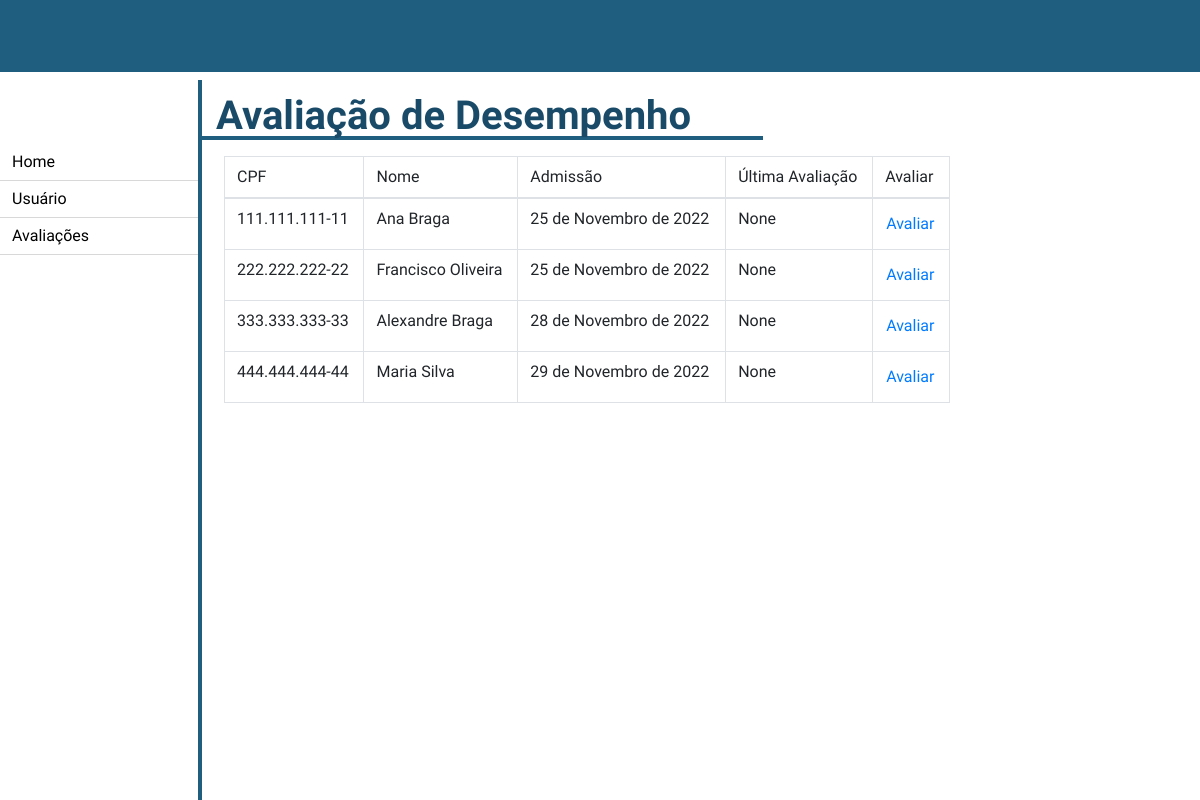
The page /recursos_humanos/avaliacao_desempenho/ on the database its author committed.
### recursos_humanos/models.py (models this page shows, shortened)
class Usuario(models.Model):
    FUNCAO = (
        ('presidente', "Presidente"),
        ('diretos', "Diretor"),
        ('gerente', "Gerente"),
        ('chefe', "Chefe"),
        ('colaborador', "Colaborador"),
        ('cedido', "Cedido a outro orgão"),
        ('recursos_humanos', "Recursos Humanos"),
    )
    CLASSE = (
        ('classe1', "Classe 1"),
        ('classe2', "Classe 2"),
        ('classe3', "Classe 3"),
    )
    NIVEL = (
        ('', '----'),
        ('i', "I"),
        ('ii', "II"),
        ('iii', "III"),
        ('iv', "IV"),
        ('v', "V"),
        ('vi', "VI"),
        ('vii', "VII"),
        ('viii', "VIII"),
        ('ix', "IX"),
        ('x', "X"),
        ('xi', "XI"),
        ('xii', "XII"),
    )
    nome = models.CharField(max_length=100, blank=False, null=False)
    senha = models.CharField(max_length=20, blank=False, null=False)
    email = models.EmailField(blank=False, null=False)
    cpf = models.CharField(max_length=14, blank=False, null=False)
    data_criacao_usuario = models.DateField(default=datetime.now, blank=False, null=False)
    data_atualizacao_usuario = models.DateField(blank=True, null=True)
    data_exclusao_usuario = models.DateField(blank=True, null=True)
    ultima_avaliacao = models.DateField(blank=True, null=True)
    setor = models.CharField(max_length=50)
    cargo = models.CharField(max_length=50)
    funcao = models.CharField(max_length=20, choices=FUNCAO)
    classe = models.CharField(max_length=20, choices=CLASSE)
    nivel = models.CharField(max_length=5, choices=NIVEL)
    gerencia = models.ForeignKey('Gerencia', on_delete=models.CASCADE)
    diretoria = models.ForeignKey('Diretoria', on_delete=models.CASCADE)
    efetivo = models.BooleanField(default=False)
    inativo = models.BooleanField(default=False)
    meritos = models.ManyToManyField(FatorDesempenhoMerito, blank=True)
    demeritos = models.ManyToManyField(FatorDesempenhoDemerito, blank=True)
    avaliacoes = models.ManyToManyField(AvaliacaoDesempenho, blank=True)
    class Meta:
        verbose_name = "Usuário"

### recursos_humanos/views.py (the view)
# urls.py: path('avaliacao_desempenho/', views.avaliacao_desempenho, name='avaliacao_desempenho'),
def avaliacao_desempenho(request):
    usuarios = Usuario.objects.all()
    return render(request, "recursos_humanos/avaliacao_desempenho.html", {'usuarios': usuarios})

### templates/recursos_humanos/avaliacao_desempenho.html
{% extends './home.html' %}
{% block 'conteudo' %}
<div class="col col-9 m-0 p-0">
    <h1 class="border-bottom-blue pl-3 w-75 font-weight-bold">Avaliação de Desempenho</h1>
    <form class="form mt-3 ml-4">
        <div class="input-group mb-3">
            <table class="table table-bordered">
                <thead>
                    <tr>
                        <th scope="col">CPF</th>
                        <th scope="col">Nome</th>
                        <th scope="col">Admissão</th>
                        <th scope="col">Última Avaliação</th>
                        <th scope="col">Avaliar</th>
                    </tr>
                </thead>
                <tbody>
                    {% for usuario in usuarios %}
                    <tr>
                        <td>{{ usuario.cpf }}</th>
                        <td>{{ usuario.nome }}</td>
                        <td>{{ usuario.data_criacao_usuario }}</td>
                        <td>{{ usuario.ultima_avaliacao }}</td>
                        <td>
                            <a href="{% url 'avaliar_usuario' usuario.id %}" class="btn btn-link p-0">Avaliar</a>
                        </td>
                    </tr>
                    {% endfor %}
                </tbody>
            </table>
        </div>
    </form>
</div>
{% endblock %}

### locallibrary/static/avaliacao360/css/style.css (style rules this page uses)
html, body, div, span, applet, object, iframe, h1, h2, h3, h4, h5, h6, p, blockquote, pre, a, abbr, acronym, address, big, cite, code, del, dfn, em, img, ins, kbd, q, s, samp, small, strike, b, sub, sup, tt, var, b, u, i, center, dl, dt, dd, ol, ul, li, fieldset, form, label, legend, table, caption, tbody, tfoot, thead, tr, th, td, article, aside, canvas, details, embed, figure, figcaption, footer, header, hgroup, menu, nav, output, ruby, section, summary, time, mark, audio, video { margin: 0; padding: 0; border: 0; font-size: 100%; font: inherit; vertical-align: baseline; font-family: 'Rhodium Libre', serif; }
body { line-height: 1; }
table { border-collapse: collapse; border-spacing: 0; }
h1 { color: #194b69; border-bottom-width: 4px; border-bottom-style: solid; border-bottom-color: #205e7f; font-size: 2.5em; }

### rows shown on the page
Usuario: cpf "111.111.111-11", nome "Ana Braga", data_criacao_usuario "25 de Novembro de 2022", ultima_avaliacao "None"
Usuario: cpf "222.222.222-22", nome "Francisco Oliveira", data_criacao_usuario "25 de Novembro de 2022", ultima_avaliacao "None"
Usuario: cpf "333.333.333-33", nome "Alexandre Braga", data_criacao_usuario "28 de Novembro de 2022", ultima_avaliacao "None"
Usuario: cpf "444.444.444-44", nome "Maria Silva", data_criacao_usuario "29 de Novembro de 2022", ultima_avaliacao "None"
